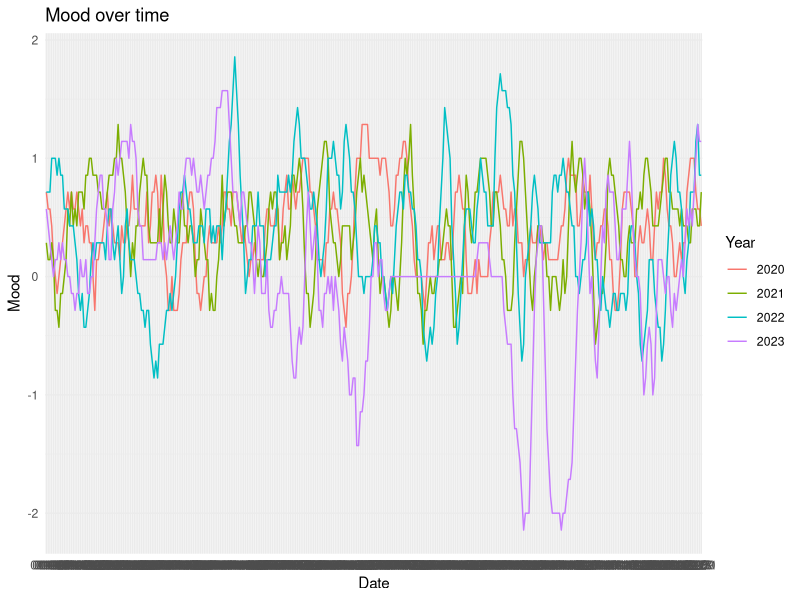
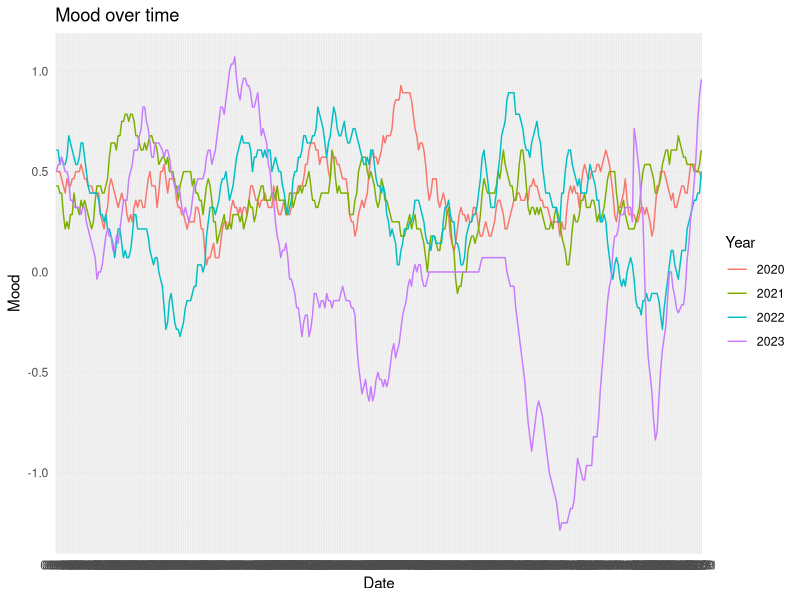
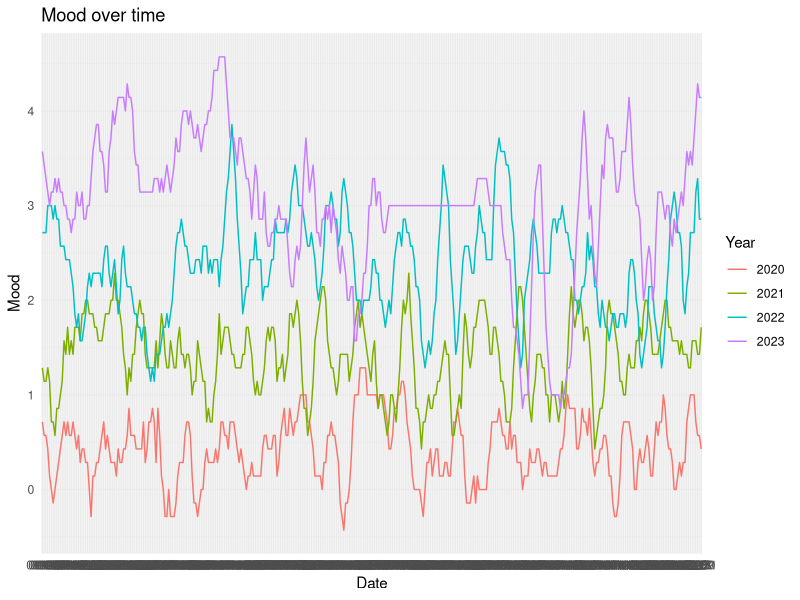
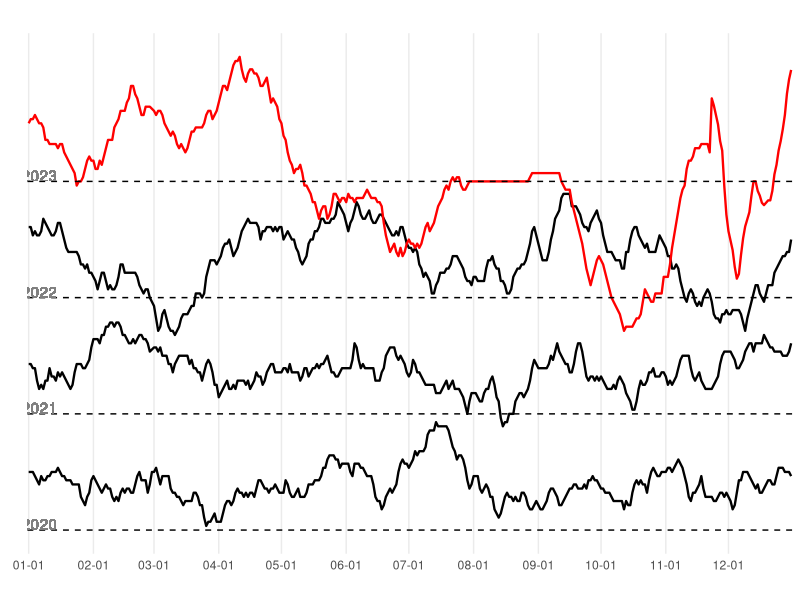
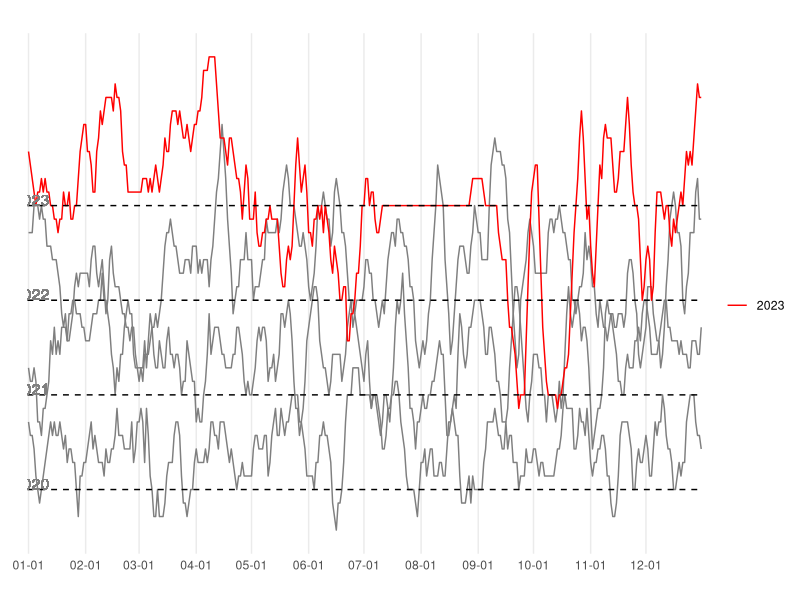

The R script that drew these images, in order:
#.........
# Author: Alexander Staub
# created at: 2024-02-06
# description: Wrangling mood data and plotting data for a tattoo
#..........

# installing and loading packages
#if (!require(dplyr)) install.packages("dplyr"); library(dplyr)  
#if (!require(lubridate)) install.packages("lubridate"); library(lubridate)
#if (!require(readr)) install.packages("readr"); library(readr)
#if (!require(tidyr)) install.packages("tidyr"); library(tidyr)
#if (!require(ggplot2)) install.packages("ggplot2"); library(ggplot2)  
#if (!require(here)) install.packages("here"); library(here)  

#load libraries
library(dplyr) # data manipulation
library(lubridate) # date manipulation
library(readr) # read data
library(tidyr) # data wrangling
library(ggplot2) # plotting
library(here) # file paths

#............
# renv stuff
#............

#renv::status()

#save new lockfile
#renv::snapshot()

#load lockfile
#renv::restore()

####------------------------------------ Load and wrangel data ------------------------------------####

#load the 
mood_data <- read_csv(here("data", "mood_meter_data.csv"))


glimpse(mood_data)

#remove all rows with NAs for mood_7_day_rolling
mood_data_cleaned <- mood_data %>% 
  filter(!is.na(Mood_7_day_rolling)) %>%
  select(date,
         Mood_7_day_rolling,
         mood_28_day_rolling) %>% 
  rename(mood_7_day_rolling = Mood_7_day_rolling)

#add an indicator variable for each year
mood_data_cleaned <- mood_data_cleaned %>% 
  mutate(year = year(date)) %>% 
  # remove 2019 and 2024
  filter(year != 2019 & year != 2024)

#create a table that I can use to join that counts the years in the dataset from 0 to the last year in the dataset
years <- mood_data_cleaned %>% 
  select(year) %>% 
  distinct() %>% 
  arrange(year) %>% 
  mutate(number = 0:3)


#join the years table to the mood_data_cleaned table
mood_data_cleaned <- mood_data_cleaned %>% 
  left_join(years, by = "year") %>%
  #add the constant to the mood_7_day_rolling and mood_28_day_rolling variable
  mutate(mood_7_day_rolling_incremented = mood_7_day_rolling + number,
         mood_28_day_rolling_incremented = mood_28_day_rolling + number)

#create a date variable that doesn't include the year
mood_data_cleaned <- mood_data_cleaned %>% 
  mutate(date_no_year = format(date, "%m-%d"))
#### ------------------------------ plotting ------------------------------------####

#plot the mood_7_day_rolling by year as a line plot
mood_data_cleaned %>% 
  ggplot(aes(x = date_no_year, y = mood_7_day_rolling, group = year, color = factor(year))) +
  geom_line() +
  labs(title = "Mood over time",
       x = "Date",
       y = "Mood",
       color = "Year") +
  theme_minimal()

#same plot but with the incremented mood_28_day_rolling
mood_data_cleaned %>% 
  ggplot(aes(x = date_no_year, y = mood_28_day_rolling, group = year, color = factor(year))) +
  geom_line() +
  labs(title = "Mood over time",
       x = "Date",
       y = "Mood",
       color = "Year") +
  theme_minimal()

#do the same plot with the mood_7_day_rolling_incremented
mood_data_cleaned %>% 
  ggplot(aes(x = date_no_year, y = mood_7_day_rolling_incremented, group = year, color = factor(year))) +
  geom_line() +
  labs(title = "Mood over time",
       x = "Date",
       y = "Mood",
       color = "Year") +
  theme_minimal()

#do the same plot with the mood_28_day_rolling_incremented
mood_data_cleaned %>% 
  ggplot(aes(x = date_no_year, y = mood_28_day_rolling_incremented, group = year, color = factor(year))) +
  #change the color of the lines to be on a gray scale
  #make the color for the 2023 year red
  scale_color_manual(values = c("2020" = "black",
                                "2021" = "black",
                                "2022" = "black",
                                "2023" = "red")) +
  geom_line(aes(color = factor(year)), linewidth = 0.8) +
  # add constants as y intercept lines dashed
  geom_hline(yintercept = 0:3, linetype = "dashed") +
  # reduce the x tiks to the month level without using x_scale_date
  scale_x_discrete(breaks = c("01-01", "02-01", "03-01", "04-01", "05-01", "06-01", "07-01", "08-01", "09-01", "10-01", "11-01", "12-01")) +
  #remove the y tiks
  scale_y_continuous(breaks = NULL) +
  #add year 2020-2023 as a label
  geom_text(aes(x = "02-01", y = 0, label = "2020", color = "blue"), hjust = 2, vjust = 0) +
  geom_text(aes(x = "02-01", y = 1, label = "2021", color = "blue"), hjust = 2, vjust = 0) +
  geom_text(aes(x = "02-01", y = 2, label = "2022", color = "blue"), hjust = 2, vjust = 0) +
  geom_text(aes(x = "02-01", y = 3, label = "2023", color = "red"), hjust = 2, vjust = 0) +
  
  labs(title = "", x = "", y = "", color = "") + # Remove unnecessary labels 
  theme_minimal() +
  theme(legend.position = "none")

#do exactly the same plot for mood_7_day_rolling_incremented
mood_data_cleaned %>% 
  ggplot(aes(x = date_no_year, y = mood_7_day_rolling_incremented, group = year, color = factor(year))) +
  scale_color_grey() +
  scale_color_manual(values = c("2023" = "red")) +
  geom_line() +
  geom_hline(yintercept = 0:3, linetype = "dashed") +
  scale_x_discrete(breaks = c("01-01", "02-01", "03-01", "04-01", "05-01", "06-01", "07-01", "08-01", "09-01", "10-01", "11-01", "12-01")) +
  scale_y_continuous(breaks = NULL) +
  geom_text(aes(x = "02-01", y = 0, label = "2020", color = "blue"), hjust = 2, vjust = 0) +
  geom_text(aes(x = "02-01", y = 1, label = "2021", color = "blue"), hjust = 2, vjust = 0) +
  geom_text(aes(x = "02-01", y = 2, label = "2022", color = "blue"), hjust = 2, vjust = 0) +
  geom_text(aes(x = "02-01", y = 3, label = "2023", color = "red"), hjust = 2, vjust = 0) +
  labs(title = " ",
       x = " ",
       y = " ",
       color = " ") +
  theme_minimal()

#### ------------------------------- Analysis ------------------------------------####

#regression out of interest
ols_simple <- lm(mood ~ lag(mood) + Meditation + Sport + creative_hours + other_negative_incidents + to_dos + rain_snow + cold_below_10 + sleep_in_h + sleep_quality, data = mood_data)

summary(ols_simple)
